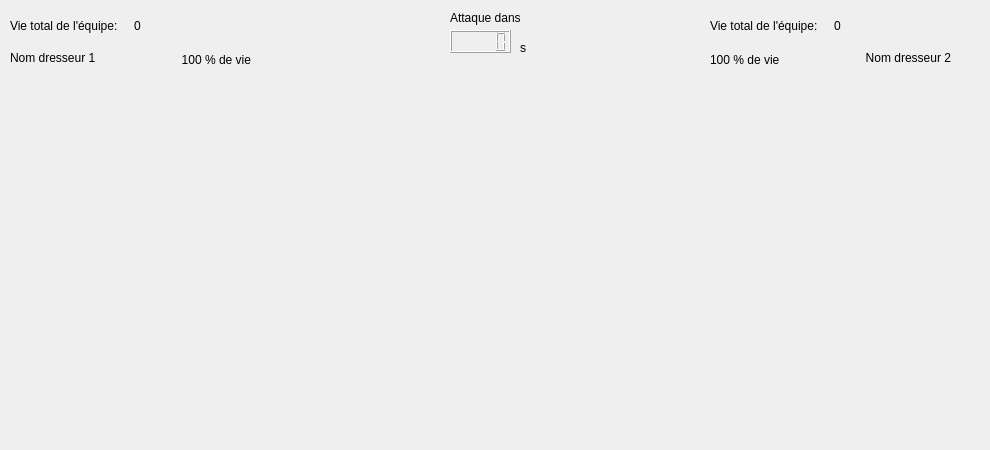
<?xml version="1.0" encoding="UTF-8"?>
<ui version="4.0">
 <class>AttackWidget</class>
 <widget class="QWidget" name="AttackWidget">
  <property name="geometry">
   <rect>
    <x>0</x>
    <y>0</y>
    <width>990</width>
    <height>450</height>
   </rect>
  </property>
  <property name="windowTitle">
   <string>Form</string>
  </property>
  <widget class="QLabel" name="trainer1Name">
   <property name="geometry">
    <rect>
     <x>10</x>
     <y>50</y>
     <width>91</width>
     <height>16</height>
    </rect>
   </property>
   <property name="text">
    <string>Nom dresseur 1</string>
   </property>
  </widget>
  <widget class="QLabel" name="trainer2Name">
   <property name="geometry">
    <rect>
     <x>860</x>
     <y>50</y>
     <width>91</width>
     <height>16</height>
    </rect>
   </property>
   <property name="text">
    <string>Nom dresseur 2</string>
   </property>
   <property name="alignment">
    <set>Qt::AlignRight|Qt::AlignTrailing|Qt::AlignVCenter</set>
   </property>
  </widget>
  <widget class="QLabel" name="trainer1Pokemon">
   <property name="geometry">
    <rect>
     <x>10</x>
     <y>80</y>
     <width>271</width>
     <height>191</height>
    </rect>
   </property>
   <property name="text">
    <string/>
   </property>
  </widget>
  <widget class="QLabel" name="trainer2Pokemon">
   <property name="geometry">
    <rect>
     <x>680</x>
     <y>80</y>
     <width>271</width>
     <height>191</height>
    </rect>
   </property>
   <property name="text">
    <string/>
   </property>
  </widget>
  <widget class="QLabel" name="trainer1PokemonDescription">
   <property name="geometry">
    <rect>
     <x>20</x>
     <y>290</y>
     <width>260</width>
     <height>50</height>
    </rect>
   </property>
   <property name="acceptDrops">
    <bool>false</bool>
   </property>
   <property name="text">
    <string/>
   </property>
   <property name="alignment">
    <set>Qt::AlignLeading|Qt::AlignLeft|Qt::AlignVCenter</set>
   </property>
   <property name="wordWrap">
    <bool>true</bool>
   </property>
  </widget>
  <widget class="QLabel" name="trainer2PokemonDescription">
   <property name="geometry">
    <rect>
     <x>690</x>
     <y>290</y>
     <width>260</width>
     <height>50</height>
    </rect>
   </property>
   <property name="text">
    <string/>
   </property>
   <property name="alignment">
    <set>Qt::AlignRight|Qt::AlignTrailing|Qt::AlignVCenter</set>
   </property>
   <property name="wordWrap">
    <bool>true</bool>
   </property>
  </widget>
  <widget class="QWidget" name="horizontalLayoutWidget">
   <property name="geometry">
    <rect>
     <x>710</x>
     <y>10</y>
     <width>241</width>
     <height>31</height>
    </rect>
   </property>
   <layout class="QHBoxLayout" name="horizontalLayout">
    <item>
     <widget class="QLabel" name="label_2">
      <property name="text">
       <string>Vie total de l'équipe:</string>
      </property>
     </widget>
    </item>
    <item>
     <widget class="QLabel" name="trainer2TotalHP">
      <property name="text">
       <string>0</string>
      </property>
     </widget>
    </item>
   </layout>
  </widget>
  <widget class="QWidget" name="horizontalLayoutWidget_2">
   <property name="geometry">
    <rect>
     <x>10</x>
     <y>10</y>
     <width>241</width>
     <height>31</height>
    </rect>
   </property>
   <layout class="QHBoxLayout" name="horizontalLayout_2">
    <item>
     <widget class="QLabel" name="label_4">
      <property name="text">
       <string>Vie total de l'équipe:</string>
      </property>
     </widget>
    </item>
    <item>
     <widget class="QLabel" name="trainer1TotalHP">
      <property name="text">
       <string>0</string>
      </property>
     </widget>
    </item>
   </layout>
  </widget>
  <widget class="QLabel" name="trainer2PokemonHP">
   <property name="geometry">
    <rect>
     <x>710</x>
     <y>50</y>
     <width>101</width>
     <height>20</height>
    </rect>
   </property>
   <property name="text">
    <string>100 % de vie</string>
   </property>
   <property name="alignment">
    <set>Qt::AlignLeading|Qt::AlignLeft|Qt::AlignVCenter</set>
   </property>
  </widget>
  <widget class="QLabel" name="trainer1PokemonHP">
   <property name="geometry">
    <rect>
     <x>150</x>
     <y>50</y>
     <width>101</width>
     <height>20</height>
    </rect>
   </property>
   <property name="text">
    <string>100 % de vie</string>
   </property>
   <property name="alignment">
    <set>Qt::AlignRight|Qt::AlignTrailing|Qt::AlignVCenter</set>
   </property>
  </widget>
  <widget class="QLCDNumber" name="lcdNumber">
   <property name="geometry">
    <rect>
     <x>450</x>
     <y>30</y>
     <width>61</width>
     <height>23</height>
    </rect>
   </property>
   <property name="layoutDirection">
    <enum>Qt::RightToLeft</enum>
   </property>
  </widget>
  <widget class="QLabel" name="label">
   <property name="geometry">
    <rect>
     <x>450</x>
     <y>10</y>
     <width>81</width>
     <height>16</height>
    </rect>
   </property>
   <property name="text">
    <string>Attaque dans</string>
   </property>
  </widget>
  <widget class="QLabel" name="label_3">
   <property name="geometry">
    <rect>
     <x>520</x>
     <y>40</y>
     <width>21</width>
     <height>16</height>
    </rect>
   </property>
   <property name="text">
    <string>s</string>
   </property>
  </widget>
 </widget>
 <resources/>
 <connections/>
</ui>
